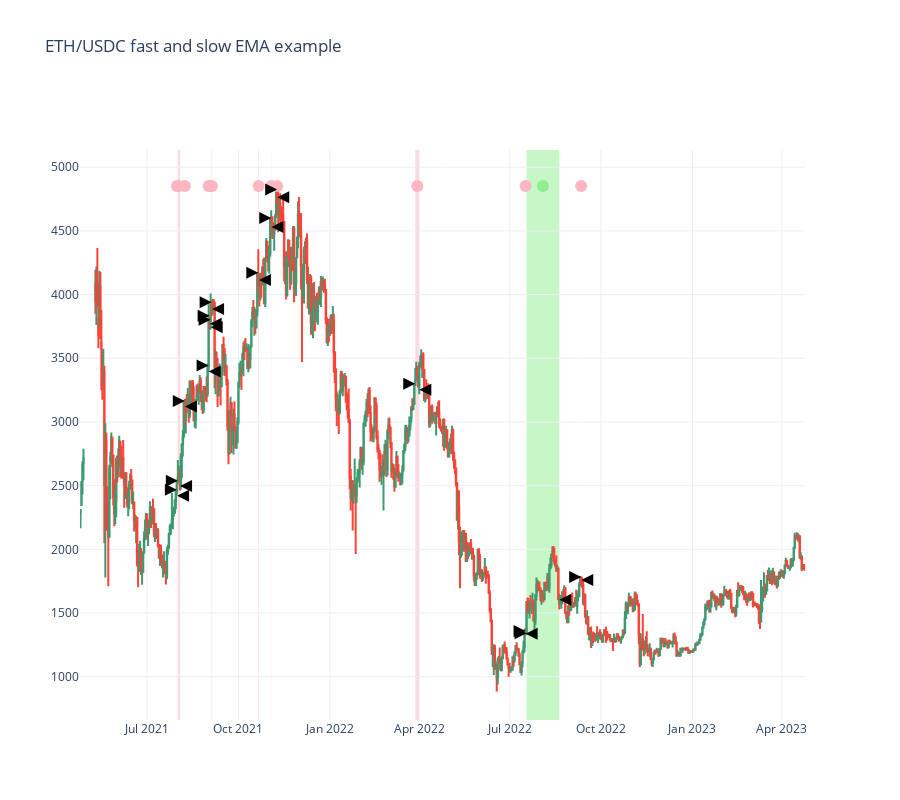

This figure's notebook cell:
### Code cell
candles = universe.universe.candles.get_candles_by_pair(universe.get_single_pair().internal_id)

figure2 = visualise_single_pair_positions_with_duration_and_slippage(
    state,
    candles,
)

figure2.show()

### Figure 1 — Plotly figure (JSON) as saved in the notebook; plotly's stock layout.template omitted (floating-point values rounded to 4 significant figures; data arrays with more than 128 entries replaced by an {"elided": "..."} marker saying what was removed)
{"data": [{"close": {"elided": "719 float values"}, "high": {"elided": "719 float values"}, "hoverinfo": "text", "low": {"elided": "719 float values"}, "open": {"elided": "719 float values"}, "showlegend": false, "text": {"elided": "719 str values"}, "type": "candlestick", "x": {"elided": "719 str values"}, "xaxis": "x", "yaxis": "y"}, {"hoverinfo": "text", "hovertext": "Position #1<br><br>Stop loss triggered at: 2445.48 USD<br><br>Profit: -133.71 USD<br>Profit: -1.9102 %<br><br>Entry price: 2462.71 USD (mid price)<br>Entry price: 2468.87 USD (expected)<br>Entry price: 2468.87 USD (executed)<br>Entry slippage: 0.0000 %<br>Entry duration: 0:00:00<br><br>Exit price: 2421.71 USD (expected)<br>Exit price: 2421.71 USD (executed)<br>Exit slippage: 0.0000 %<br>Exit duration: 0:00:00<br>Avg buy price: 2468.87 USD<br>Avg sell price: 2421.71 USD<br><br>Duration: 4:45:00<br>Started: 2021-07-31, 00:00:00 UTC (first trade started)<br>Ended: 2021-07-31, 04:45:00 UTC (last trade executed at)<br>", "marker": {"color": "LightPink", "size": 12}, "mode": "markers", "showlegend": false, "type": "scatter", "x": ["2021-07-31T02:22:30"], "y": [4853.0]}, {"hoverinfo": "text", "hovertext": "Position #2<br><br>Stop loss triggered at: 2513.77 USD<br><br>Profit: -110.37 USD<br>Profit: -1.5980 %<br><br>Entry price: 2531.49 USD (mid price)<br>Entry price: 2537.81 USD (expected)<br>Entry price: 2537.81 USD (executed)<br>Entry slippage: 0.0000 %<br>Entry duration: 0:00:00<br><br>Exit price: 2497.26 USD (expected)<br>Exit price: 2497.26 USD (executed)<br>Exit slippage: 0.0000 %<br>Exit duration: 0:00:00<br>Avg buy price: 2537.81 USD<br>Avg sell price: 2497.26 USD<br><br>Duration: 2 days, 5:00:00<br>Started: 2021-08-01, 00:00:00 UTC (first trade started)<br>Ended: 2021-08-03, 05:00:00 UTC (last trade executed at)<br>", "marker": {"color": "LightPink", "size": 12}, "mode": "markers", "showlegend": false, "type": "scatter", "x": ["2021-08-02T02:30:00"], "y": [4853.0]}, {"hoverinfo": "text", "hovertext": "Position #3<br><br>Stop loss triggered at: 3135.44 USD<br><br>Profit: -94.76 USD<br>Profit: -1.3876 %<br><br>Entry price: 3157.54 USD (mid price)<br>Entry price: 3165.44 USD (expected)<br>Entry price: 3165.44 USD (executed)<br>Entry slippage: 0.0000 %<br>Entry duration: 0:00:00<br><br>Exit price: 3121.51 USD (expected)<br>Exit price: 3121.51 USD (executed)<br>Exit slippage: 0.0000 %<br>Exit duration: 0:00:00<br>Avg buy price: 3165.44 USD<br>Avg sell price: 3121.51 USD<br><br>Duration: 1:30:00<br>Started: 2021-08-08, 00:00:00 UTC (first trade started)<br>Ended: 2021-08-08, 01:30:00 UTC (last trade executed at)<br>", "marker": {"color": "LightPink", "size": 12}, "mode": "markers", "showlegend": false, "type": "scatter", "x": ["2021-08-08T00:45:00"], "y": [4853.0]}, {"hoverinfo": "text", "hovertext": "Position #4<br><br>Stop loss triggered at: 3411.13 USD<br><br>Profit: -92.83 USD<br>Profit: -1.3727 %<br><br>Entry price: 3435.17 USD (mid price)<br>Entry price: 3443.76 USD (expected)<br>Entry price: 3443.76 USD (executed)<br>Entry slippage: 0.0000 %<br>Entry duration: 0:00:00<br><br>Exit price: 3396.49 USD (expected)<br>Exit price: 3396.49 USD (executed)<br>Exit slippage: 0.0000 %<br>Exit duration: 0:00:00<br>Avg buy price: 3443.76 USD<br>Avg sell price: 3396.49 USD<br><br>Duration: 1:00:00<br>Started: 2021-09-01, 00:00:00 UTC (first trade started)<br>Ended: 2021-09-01, 01:00:00 UTC (last trade executed at)<br>", "marker": {"color": "LightPink", "size": 12}, "mode": "markers", "showlegend": false, "type": "scatter", "x": ["2021-09-01T00:30:00"], "y": [4853.0]}, {"hoverinfo": "text", "hovertext": "Position #5<br><br>Stop loss triggered at: 3797.82 USD<br><br>Profit: -109.25 USD<br>Profit: -1.6311 %<br><br>Entry price: 3824.60 USD (mid price)<br>Entry price: 3834.16 USD (expected)<br>Entry price: 3834.16 USD (executed)<br>Entry slippage: 0.0000 %<br>Entry duration: 0:00:00<br><br>Exit price: 3771.62 USD (expected)<br>Exit price: 3771.62 USD (executed)<br>Exit slippage: 0.0000 %<br>Exit duration: 0:00:00<br>Avg buy price: 3834.16 USD<br>Avg sell price: 3771.62 USD<br><br>Duration: 1:00:00<br>Started: 2021-09-02, 00:00:00 UTC (first trade started)<br>Ended: 2021-09-02, 01:00:00 UTC (last trade executed at)<br>", "marker": {"color": "LightPink", "size": 12}, "mode": "markers", "showlegend": false, "type": "scatter", "x": ["2021-09-02T00:30:00"], "y": [4853.0]}, {"hoverinfo": "text", "hovertext": "Position #6<br><br>Stop loss triggered at: 3766.83 USD<br><br>Profit: -104.63 USD<br>Profit: -1.5802 %<br><br>Entry price: 3793.39 USD (mid price)<br>Entry price: 3802.87 USD (expected)<br>Entry price: 3802.87 USD (executed)<br>Entry slippage: 0.0000 %<br>Entry duration: 0:00:00<br><br>Exit price: 3742.78 USD (expected)<br>Exit price: 3742.78 USD (executed)<br>Exit slippage: 0.0000 %<br>Exit duration: 0:00:00<br>Avg buy price: 3802.87 USD<br>Avg sell price: 3742.78 USD<br><br>Duration: 0:45:00<br>Started: 2021-09-03, 00:00:00 UTC (first trade started)<br>Ended: 2021-09-03, 00:45:00 UTC (last trade executed at)<br>", "marker": {"color": "LightPink", "size": 12}, "mode": "markers", "showlegend": false, "type": "scatter", "x": ["2021-09-03T00:22:30"], "y": [4853.0]}, {"hoverinfo": "text", "hovertext": "Position #7<br><br>Stop loss triggered at: 3901.86 USD<br><br>Profit: -87.49 USD<br>Profit: -1.3361 %<br><br>Entry price: 3929.37 USD (mid price)<br>Entry price: 3939.19 USD (expected)<br>Entry price: 3939.19 USD (executed)<br>Entry slippage: 0.0000 %<br>Entry duration: 0:00:00<br><br>Exit price: 3886.56 USD (expected)<br>Exit price: 3886.56 USD (executed)<br>Exit slippage: 0.0000 %<br>Exit duration: 0:00:00<br>Avg buy price: 3939.19 USD<br>Avg sell price: 3886.56 USD<br><br>Duration: 11:15:00<br>Started: 2021-09-04, 00:00:00 UTC (first trade started)<br>Ended: 2021-09-04, 11:15:00 UTC (last trade executed at)<br>", "marker": {"color": "LightPink", "size": 12}, "mode": "markers", "showlegend": false, "type": "scatter", "x": ["2021-09-04T05:37:30"], "y": [4853.0]}, {"hoverinfo": "text", "hovertext": "Position #8<br><br>Stop loss triggered at: 4132.79 USD<br><br>Profit: -91.03 USD<br>Profit: -1.4033 %<br><br>Entry price: 4161.92 USD (mid price)<br>Entry price: 4172.33 USD (expected)<br>Entry price: 4172.33 USD (executed)<br>Entry slippage: 0.0000 %<br>Entry duration: 0:00:00<br><br>Exit price: 4113.77 USD (expected)<br>Exit price: 4113.77 USD (executed)<br>Exit slippage: 0.0000 %<br>Exit duration: 0:00:00<br>Avg buy price: 4172.33 USD<br>Avg sell price: 4113.77 USD<br><br>Duration: 14:45:00<br>Started: 2021-10-21, 00:00:00 UTC (first trade started)<br>Ended: 2021-10-21, 14:45:00 UTC (last trade executed at)<br>", "marker": {"color": "LightPink", "size": 12}, "mode": "markers", "showlegend": false, "type": "scatter", "x": ["2021-10-21T07:22:30"], "y": [4853.0]}, {"hoverinfo": "text", "hovertext": "Position #9<br><br>Stop loss triggered at: 4557.21 USD<br><br>Profit: -96.51 USD<br>Profit: -1.5025 %<br><br>Entry price: 4589.33 USD (mid price)<br>Entry price: 4600.81 USD (expected)<br>Entry price: 4600.81 USD (executed)<br>Entry slippage: 0.0000 %<br>Entry duration: 0:00:00<br><br>Exit price: 4531.68 USD (expected)<br>Exit price: 4531.68 USD (executed)<br>Exit slippage: 0.0000 %<br>Exit duration: 0:00:00<br>Avg buy price: 4600.81 USD<br>Avg sell price: 4531.68 USD<br><br>Duration: 5:00:00<br>Started: 2021-11-03, 00:00:00 UTC (first trade started)<br>Ended: 2021-11-03, 05:00:00 UTC (last trade executed at)<br>", "marker": {"color": "LightPink", "size": 12}, "mode": "markers", "showlegend": false, "type": "scatter", "x": ["2021-11-03T02:30:00"], "y": [4853.0]}, {"hoverinfo": "text", "hovertext": "Position #10<br><br>Stop loss triggered at: 4779.83 USD<br><br>Profit: -79.78 USD<br>Profit: -1.2553 %<br><br>Entry price: 4813.52 USD (mid price)<br>Entry price: 4825.56 USD (expected)<br>Entry price: 4825.56 USD (executed)<br>Entry slippage: 0.0000 %<br>Entry duration: 0:00:00<br><br>Exit price: 4764.98 USD (expected)<br>Exit price: 4764.98 USD (executed)<br>Exit slippage: 0.0000 %<br>Exit duration: 0:00:00<br>Avg buy price: 4825.56 USD<br>Avg sell price: 4764.98 USD<br><br>Duration: 1:15:00<br>Started: 2021-11-09, 00:00:00 UTC (first trade started)<br>Ended: 2021-11-09, 01:15:00 UTC (last trade executed at)<br>", "marker": {"color": "LightPink", "size": 12}, "mode": "markers", "showlegend": false, "type": "scatter", "x": ["2021-11-09T00:37:30"], "y": [4853.0]}, {"hoverinfo": "text", "hovertext": "Position #11<br><br>Stop loss triggered at: 3268.12 USD<br><br>Profit: -86.76 USD<br>Profit: -1.3772 %<br><br>Entry price: 3291.16 USD (mid price)<br>Entry price: 3299.39 USD (expected)<br>Entry price: 3299.39 USD (executed)<br>Entry slippage: 0.0000 %<br>Entry duration: 0:00:00<br><br>Exit price: 3253.95 USD (expected)<br>Exit price: 3253.95 USD (executed)<br>Exit slippage: 0.0000 %<br>Exit duration: 0:00:00<br>Avg buy price: 3299.39 USD<br>Avg sell price: 3253.95 USD<br><br>Duration: 4 days, 2:00:00<br>Started: 2022-03-28, 00:00:00 UTC (first trade started)<br>Ended: 2022-04-01, 02:00:00 UTC (last trade executed at)<br>", "marker": {"color": "LightPink", "size": 12}, "mode": "markers", "showlegend": false, "type": "scatter", "x": ["2022-03-30T01:00:00"], "y": [4853.0]}, {"hoverinfo": "text", "hovertext": "Position #12<br><br>Stop loss triggered at: 1345.26 USD<br><br>Profit: -96.03 USD<br>Profit: -1.5392 %<br><br>Entry price: 1354.74 USD (mid price)<br>Entry price: 1358.13 USD (expected)<br>Entry price: 1358.13 USD (executed)<br>Entry slippage: 0.0000 %<br>Entry duration: 0:00:00<br><br>Exit price: 1337.22 USD (expected)<br>Exit price: 1337.22 USD (executed)<br>Exit slippage: 0.0000 %<br>Exit duration: 0:00:00<br>Avg buy price: 1358.13 USD<br>Avg sell price: 1337.22 USD<br><br>Duration: 1:30:00<br>Started: 2022-07-17, 00:00:00 UTC (first trade started)<br>Ended: 2022-07-17, 01:30:00 UTC (last trade executed at)<br>", "marker": {"color": "LightPink", "size": 12}, "mode": "markers", "showlegend": false, "type": "scatter", "x": ["2022-07-17T00:45:00"], "y": [4853.0]}, {"hoverinfo": "text", "hovertext": "Position #13<br><br>Profit: 1202.79 USD<br>Profit: 19.4885 %<br><br>Entry price: 1338.61 USD (mid price)<br>Entry price: 1341.95 USD (expected)<br>Entry price: 1341.95 USD (executed)<br>Entry slippage: 0.0000 %<br>Entry duration: 0:00:00<br><br>Exit price: 1603.48 USD (expected)<br>Exit price: 1603.48 USD (executed)<br>Exit slippage: 0.0000 %<br>Exit duration: 0:00:00<br>Avg buy price: 1341.95 USD<br>Avg sell price: 1603.48 USD<br><br>Duration: 33 days, 0:00:00<br>Started: 2022-07-18, 00:00:00 UTC (first trade started)<br>Ended: 2022-08-20, 00:00:00 UTC (last trade executed at)<br>", "marker": {"color": "LightGreen", "size": 12}, "mode": "markers", "showlegend": false, "type": "scatter", "x": ["2022-08-03T12:00:00"], "y": [4853.0]}, {"hoverinfo": "text", "hovertext": "Position #14<br><br>Stop loss triggered at: 1766.11 USD<br><br>Profit: -90.60 USD<br>Profit: -1.2917 %<br><br>Entry price: 1778.56 USD (mid price)<br>Entry price: 1783.00 USD (expected)<br>Entry price: 1783.00 USD (executed)<br>Entry slippage: 0.0000 %<br>Entry duration: 0:00:00<br><br>Exit price: 1759.97 USD (expected)<br>Exit price: 1759.97 USD (executed)<br>Exit slippage: 0.0000 %<br>Exit duration: 0:00:00<br>Avg buy price: 1783.00 USD<br>Avg sell price: 1759.97 USD<br><br>Duration: 1:30:00<br>Started: 2022-09-11, 00:00:00 UTC (first trade started)<br>Ended: 2022-09-11, 01:30:00 UTC (last trade executed at)<br>", "marker": {"color": "LightPink", "size": 12}, "mode": "markers", "showlegend": false, "type": "scatter", "x": ["2022-09-11T00:45:00"], "y": [4853.0]}, {"marker": {"color": "black", "line": {"width": 0}, "size": 12, "symbol": "arrow-right"}, "mode": "markers", "showlegend": false, "text": ["<Buy #1 2.835303659557882638617964209 ETH at 2468.8713592996705, success>", "<Buy #3 2.721397984501378478378199630 ETH at 2537.8141350716373, success>", "<Buy #5 2.157409842868788826514272656 ETH at 3165.4371008735066, success>", "<Buy #7 1.963788098382028748636460246 ETH at 3443.759424798181, success>", "<Buy #9 1.746885120889726681197861002 ETH at 3834.1575209958846, success>", "<Buy #11 1.741147495036352270214269654 ETH at 3802.8710973316283, success>", "<Buy #13 1.662301179075166968547732105 ETH at 3939.189910904465, success>", "<Buy #15 1.554738701744378979687676843 ETH at 4172.326306203068, success>", "<Buy #17 1.396093433580264762571725514 ETH at 4600.805066707921, success>", "<Buy #19 1.317071021075061085736599723 ETH at 4825.556050311733, success>", "<Buy #21 1.909368742870135508127198182 ETH at 3299.3897734741718, success>", "<Buy #23 4.593836915725005457025243801 ETH at 1358.1279802225408, success>", "<Buy #25 4.599114038010978943392364884 ETH at 1341.9534685545118, success>", "<Buy #27 3.933672635511436722242366767 ETH at 1783.002992307011, success>"], "type": "scatter", "x": ["2021-07-31T00:00:00", "2021-08-01T00:00:00", "2021-08-08T00:00:00", "2021-09-01T00:00:00", "2021-09-02T00:00:00", "2021-09-03T00:00:00", "2021-09-04T00:00:00", "2021-10-21T00:00:00", "2021-11-03T00:00:00", "2021-11-09T00:00:00", "2022-03-28T00:00:00", "2022-07-17T00:00:00", "2022-07-18T00:00:00", "2022-09-11T00:00:00"], "y": [2469.0, 2538.0, 3165.0, 3444.0, 3834.0, 3803.0, 3939.0, 4172.0, 4601.0, 4826.0, 3299.0, 1358.0, 1342.0, 1783.0]}, {"marker": {"color": "black", "line": {"width": 0}, "size": 12, "symbol": "arrow-left"}, "mode": "markers", "showlegend": false, "text": ["<Sell #2 2.835303659557882638617964209 ETH at 2421.7120226866077, success>", "<Sell #4 2.721397984501378478378199630 ETH at 2497.2587638687787, success>", "<Sell #6 2.157409842868788826514272656 ETH at 3121.514466704314, success>", "<Sell #8 1.963788098382028748636460246 ETH at 3396.488505912966, success>", "<Sell #10 1.746885120889726681197861002 ETH at 3771.6190725839447, success>", "<Sell #12 1.741147495036352270214269654 ETH at 3742.779813708611, success>", "<Sell #14 1.662301179075166968547732105 ETH at 3886.5581824923, success>", "<Sell #16 1.554738701744378979687676843 ETH at 4113.774031079975, success>", "<Sell #18 1.396093433580264762571725514 ETH at 4531.679823828801, success>", "<Sell #20 1.317071021075061085736599723 ETH at 4764.979720032112, success>", "<Sell #22 1.909368742870135508127198182 ETH at 3253.9497351530554, success>", "<Sell #24 4.593836915725005457025243801 ETH at 1337.2237565009514, success>", "<Sell #26 4.599114038010978943392364884 ETH at 1603.4799393759736, success>", "<Sell #28 3.933672635511436722242366767 ETH at 1759.9719545001765, success>"], "type": "scatter", "x": ["2021-07-31T04:45:00", "2021-08-03T05:00:00", "2021-08-08T01:30:00", "2021-09-01T01:00:00", "2021-09-02T01:00:00", "2021-09-03T00:45:00", "2021-09-04T11:15:00", "2021-10-21T14:45:00", "2021-11-03T05:00:00", "2021-11-09T01:15:00", "2022-04-01T02:00:00", "2022-07-17T01:30:00", "2022-08-20T00:00:00", "2022-09-11T01:30:00"], "y": [2422.0, 2497.0, 3122.0, 3396.0, 3772.0, 3743.0, 3887.0, 4114.0, 4532.0, 4765.0, 3254.0, 1337.0, 1603.0, 1760.0]}], "layout": {"height": 800, "legend": {"orientation": "h", "x": 1, "xanchor": "right", "y": 1.09, "yanchor": "top"}, "margin": {"t": 150}, "shapes": [{"fillcolor": "LightPink", "layer": "below", "line": {"width": 0}, "opacity": 0.5, "type": "rect", "x0": "2021-07-31T00:00:00", "x1": "2021-07-31T04:45:00", "xref": "x", "y0": 0, "y1": 1, "yref": "y domain"}, {"line": {"color": "black", "width": 1}, "type": "line", "x0": "2021-07-31T00:00:00", "x1": "2021-07-31T00:00:00", "xref": "x", "y0": 2469.0, "y1": 2469.0, "yref": "y"}, {"line": {"color": "black", "width": 1}, "type": "line", "x0": "2021-07-31T04:45:00", "x1": "2021-07-31T04:45:00", "xref": "x", "y0": 2422.0, "y1": 2422.0, "yref": "y"}, {"fillcolor": "LightPink", "layer": "below", "line": {"width": 0}, "opacity": 0.5, "type": "rect", "x0": "2021-08-01T00:00:00", "x1": "2021-08-03T05:00:00", "xref": "x", "y0": 0, "y1": 1, "yref": "y domain"}, {"line": {"color": "black", "width": 1}, "type": "line", "x0": "2021-08-01T00:00:00", "x1": "2021-08-01T00:00:00", "xref": "x", "y0": 2538.0, "y1": 2538.0, "yref": "y"}, {"line": {"color": "black", "width": 1}, "type": "line", "x0": "2021-08-03T05:00:00", "x1": "2021-08-03T05:00:00", "xref": "x", "y0": 2497.0, "y1": 2497.0, "yref": "y"}, {"fillcolor": "LightPink", "layer": "below", "line": {"width": 0}, "opacity": 0.5, "type": "rect", "x0": "2021-08-08T00:00:00", "x1": "2021-08-08T01:30:00", "xref": "x", "y0": 0, "y1": 1, "yref": "y domain"}, {"line": {"color": "black", "width": 1}, "type": "line", "x0": "2021-08-08T00:00:00", "x1": "2021-08-08T00:00:00", "xref": "x", "y0": 3165.0, "y1": 3165.0, "yref": "y"}, {"line": {"color": "black", "width": 1}, "type": "line", "x0": "2021-08-08T01:30:00", "x1": "2021-08-08T01:30:00", "xref": "x", "y0": 3122.0, "y1": 3122.0, "yref": "y"}, {"fillcolor": "LightPink", "layer": "below", "line": {"width": 0}, "opacity": 0.5, "type": "rect", "x0": "2021-09-01T00:00:00", "x1": "2021-09-01T01:00:00", "xref": "x", "y0": 0, "y1": 1, "yref": "y domain"}, {"line": {"color": "black", "width": 1}, "type": "line", "x0": "2021-09-01T00:00:00", "x1": "2021-09-01T00:00:00", "xref": "x", "y0": 3444.0, "y1": 3444.0, "yref": "y"}, {"line": {"color": "black", "width": 1}, "type": "line", "x0": "2021-09-01T01:00:00", "x1": "2021-09-01T01:00:00", "xref": "x", "y0": 3396.0, "y1": 3396.0, "yref": "y"}, {"fillcolor": "LightPink", "layer": "below", "line": {"width": 0}, "opacity": 0.5, "type": "rect", "x0": "2021-09-02T00:00:00", "x1": "2021-09-02T01:00:00", "xref": "x", "y0": 0, "y1": 1, "yref": "y domain"}, {"line": {"color": "black", "width": 1}, "type": "line", "x0": "2021-09-02T00:00:00", "x1": "2021-09-02T00:00:00", "xref": "x", "y0": 3834.0, "y1": 3834.0, "yref": "y"}, {"line": {"color": "black", "width": 1}, "type": "line", "x0": "2021-09-02T01:00:00", "x1": "2021-09-02T01:00:00", "xref": "x", "y0": 3772.0, "y1": 3772.0, "yref": "y"}, {"fillcolor": "LightPink", "layer": "below", "line": {"width": 0}, "opacity": 0.5, "type": "rect", "x0": "2021-09-03T00:00:00", "x1": "2021-09-03T00:45:00", "xref": "x", "y0": 0, "y1": 1, "yref": "y domain"}, {"line": {"color": "black", "width": 1}, "type": "line", "x0": "2021-09-03T00:00:00", "x1": "2021-09-03T00:00:00", "xref": "x", "y0": 3803.0, "y1": 3803.0, "yref": "y"}, {"line": {"color": "black", "width": 1}, "type": "line", "x0": "2021-09-03T00:45:00", "x1": "2021-09-03T00:45:00", "xref": "x", "y0": 3743.0, "y1": 3743.0, "yref": "y"}, {"fillcolor": "LightPink", "layer": "below", "line": {"width": 0}, "opacity": 0.5, "type": "rect", "x0": "2021-09-04T00:00:00", "x1": "2021-09-04T11:15:00", "xref": "x", "y0": 0, "y1": 1, "yref": "y domain"}, {"line": {"color": "black", "width": 1}, "type": "line", "x0": "2021-09-04T00:00:00", "x1": "2021-09-04T00:00:00", "xref": "x", "y0": 3939.0, "y1": 3939.0, "yref": "y"}, {"line": {"color": "black", "width": 1}, "type": "line", "x0": "2021-09-04T11:15:00", "x1": "2021-09-04T11:15:00", "xref": "x", "y0": 3887.0, "y1": 3887.0, "yref": "y"}, {"fillcolor": "LightPink", "layer": "below", "line": {"width": 0}, "opacity": 0.5, "type": "rect", "x0": "2021-10-21T00:00:00", "x1": "2021-10-21T14:45:00", "xref": "x", "y0": 0, "y1": 1, "yref": "y domain"}, {"line": {"color": "black", "width": 1}, "type": "line", "x0": "2021-10-21T00:00:00", "x1": "2021-10-21T00:00:00", "xref": "x", "y0": 4172.0, "y1": 4172.0, "yref": "y"}, {"line": {"color": "black", "width": 1}, "type": "line", "x0": "2021-10-21T14:45:00", "x1": "2021-10-21T14:45:00", "xref": "x", "y0": 4114.0, "y1": 4114.0, "yref": "y"}, {"fillcolor": "LightPink", "layer": "below", "line": {"width": 0}, "opacity": 0.5, "type": "rect", "x0": "2021-11-03T00:00:00", "x1": "2021-11-03T05:00:00", "xref": "x", "y0": 0, "y1": 1, "yref": "y domain"}, {"line": {"color": "black", "width": 1}, "type": "line", "x0": "2021-11-03T00:00:00", "x1": "2021-11-03T00:00:00", "xref": "x", "y0": 4601.0, "y1": 4601.0, "yref": "y"}, {"line": {"color": "black", "width": 1}, "type": "line", "x0": "2021-11-03T05:00:00", "x1": "2021-11-03T05:00:00", "xref": "x", "y0": 4532.0, "y1": 4532.0, "yref": "y"}, {"fillcolor": "LightPink", "layer": "below", "line": {"width": 0}, "opacity": 0.5, "type": "rect", "x0": "2021-11-09T00:00:00", "x1": "2021-11-09T01:15:00", "xref": "x", "y0": 0, "y1": 1, "yref": "y domain"}, {"line": {"color": "black", "width": 1}, "type": "line", "x0": "2021-11-09T00:00:00", "x1": "2021-11-09T00:00:00", "xref": "x", "y0": 4826.0, "y1": 4826.0, "yref": "y"}, {"line": {"color": "black", "width": 1}, "type": "line", "x0": "2021-11-09T01:15:00", "x1": "2021-11-09T01:15:00", "xref": "x", "y0": 4765.0, "y1": 4765.0, "yref": "y"}, {"fillcolor": "LightPink", "layer": "below", "line": {"width": 0}, "opacity": 0.5, "type": "rect", "x0": "2022-03-28T00:00:00", "x1": "2022-04-01T02:00:00", "xref": "x", "y0": 0, "y1": 1, "yref": "y domain"}, {"line": {"color": "black", "width": 1}, "type": "line", "x0": "2022-03-28T00:00:00", "x1": "2022-03-28T00:00:00", "xref": "x", "y0": 3299.0, "y1": 3299.0, "yref": "y"}, {"line": {"color": "black", "width": 1}, "type": "line", "x0": "2022-04-01T02:00:00", "x1": "2022-04-01T02:00:00", "xref": "x", "y0": 3254.0, "y1": 3254.0, "yref": "y"}, {"fillcolor": "LightPink", "layer": "below", "line": {"width": 0}, "opacity": 0.5, "type": "rect", "x0": "2022-07-17T00:00:00", "x1": "2022-07-17T01:30:00", "xref": "x", "y0": 0, "y1": 1, "yref": "y domain"}, {"line": {"color": "black", "width": 1}, "type": "line", "x0": "2022-07-17T00:00:00", "x1": "2022-07-17T00:00:00", "xref": "x", "y0": 1358.0, "y1": 1358.0, "yref": "y"}, {"line": {"color": "black", "width": 1}, "type": "line", "x0": "2022-07-17T01:30:00", "x1": "2022-07-17T01:30:00", "xref": "x", "y0": 1337.0, "y1": 1337.0, "yref": "y"}, {"fillcolor": "LightGreen", "layer": "below", "line": {"width": 0}, "opacity": 0.5, "type": "rect", "x0": "2022-07-18T00:00:00", "x1": "2022-08-20T00:00:00", "xref": "x", "y0": 0, "y1": 1, "yref": "y domain"}, {"line": {"color": "black", "width": 1}, "type": "line", "x0": "2022-07-18T00:00:00", "x1": "2022-07-18T00:00:00", "xref": "x", "y0": 1342.0, "y1": 1342.0, "yref": "y"}, {"line": {"color": "black", "width": 1}, "type": "line", "x0": "2022-08-20T00:00:00", "x1": "2022-08-20T00:00:00", "xref": "x", "y0": 1603.0, "y1": 1603.0, "yref": "y"}, {"fillcolor": "LightPink", "layer": "below", "line": {"width": 0}, "opacity": 0.5, "type": "rect", "x0": "2022-09-11T00:00:00", "x1": "2022-09-11T01:30:00", "xref": "x", "y0": 0, "y1": 1, "yref": "y domain"}, {"line": {"color": "black", "width": 1}, "type": "line", "x0": "2022-09-11T00:00:00", "x1": "2022-09-11T00:00:00", "xref": "x", "y0": 1783.0, "y1": 1783.0, "yref": "y"}, {"line": {"color": "black", "width": 1}, "type": "line", "x0": "2022-09-11T01:30:00", "x1": "2022-09-11T01:30:00", "xref": "x", "y0": 1760.0, "y1": 1760.0, "yref": "y"}], "title": {"text": "ETH/USDC fast and slow EMA example", "y": 0.95}, "xaxis": {"anchor": "y", "domain": [0, 0.98], "rangeslider": {"visible": false}}, "yaxis": {"anchor": "x", "domain": [0, 1]}}}
